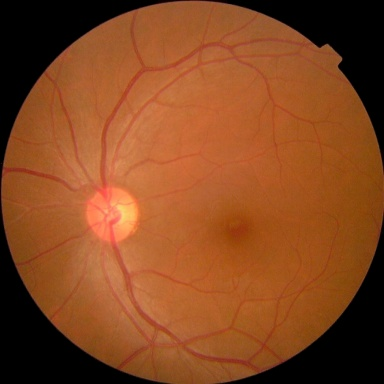
#> input picture data/aptos/images/s00r00000/s00r00000.jpg, 384 x 384 px; its folder holds only this picture in this run
$ python -i count_status.py   (imports and definitions only)   (older library calls are emulated)
#> lines starting #> are read from the running program, lines starting #| are printed output that depends on the picture; after the words box and inside, x2 and y2 are one past the last pixel; in counts of white or black regions, pixels touching at a corner belong together
import os
import cv2
import numpy as np
from concurrent.futures import ProcessPoolExecutor
import multiprocessing
import time

def extract_retinal_mask(rgbImg):
    gray = cv2.cvtColor(rgbImg, cv2.COLOR_BGR2GRAY)
    _, mask = cv2.threshold(gray, 10, 255, cv2.THRESH_BINARY)
    kernel = cv2.getStructuringElement(cv2.MORPH_ELLIPSE, (7,7))
    mask = cv2.morphologyEx(mask, cv2.MORPH_CLOSE, kernel)

    num_labels, labels, stats, centroids = cv2.connectedComponentsWithStats(mask, connectivity=8)
    if num_labels > 1:
        largest_label = 1 + np.argmax(stats[1:, cv2.CC_STAT_AREA])
        cleanMask = (labels == largest_label).astype(np.uint8) * 255
    else:
        cleanMask = mask

    x, y, w, h = cv2.boundingRect(cleanMask)
    if w > 0 and h > 0:
        sideLength = int(max(w, h))
        xCenter = x + w/2.0
        yCenter = y + h/2.0

        x_new = int(round(xCenter - sideLength/2.0))
        y_new = int(round(yCenter - sideLength/2.0))

        pad_left = max(0, -x_new)
        pad_top = max(0, -y_new)
        pad_right = max(0, (x_new + sideLength) - rgbImg.shape[1])
        pad_bottom = max(0, (y_new + sideLength) - rgbImg.shape[0])

        padded_img = cv2.copyMakeBorder(rgbImg, pad_top, pad_bottom, pad_left, pad_right, cv2.BORDER_CONSTANT, value=[0,0,0])
        padded_mask = cv2.copyMakeBorder(cleanMask, pad_top, pad_bottom, pad_left, pad_right, cv2.BORDER_CONSTANT, value=0)

        x_safe = x_new + pad_left
        y_safe = y_new + pad_top

        croppedImg = padded_img[y_safe:y_safe+sideLength, x_safe:x_safe+sideLength]
        cleanMask = padded_mask[y_safe:y_safe+sideLength, x_safe:x_safe+sideLength]
    else:
        croppedImg = rgbImg
        cleanMask = cleanMask

    return cleanMask, croppedImg

def assess_quality(rgbImg, mask):
    greenChannel = rgbImg[:,:,1]

    laplacian = cv2.Laplacian(greenChannel, cv2.CV_64F)
    laplacian[mask == 0] = 0
    valid_pixels = laplacian[mask > 0]
    focus_metric = np.var(valid_pixels) / 1000.0 if len(valid_pixels) > 0 else 0

    green_valid = greenChannel[mask > 0]
    contrast_metric = np.std(green_valid) / 255.0 if len(green_valid) > 0 else 0

    total_area = mask.shape[0] * mask.shape[1]
    fov_area = np.sum(mask > 0)
    fov_metric = fov_area / total_area

    mean_val = np.mean(green_valid) if len(green_valid) > 0 else 0
    std_val = np.std(green_valid) if len(green_valid) > 0 else 0
    illum_metric = 1.0 - (std_val / mean_val) if mean_val > 0 else 0

    return {
        'Focus': focus_metric,
        'Illumination': illum_metric,
        'FOV': fov_metric,
        'Contrast': contrast_metric
    }

def evaluate_iqa(metrics, thresholds):
    f_weight, i_weight, v_weight, c_weight = 0.35, 0.25, 0.20, 0.20

    f_score = min(metrics['Focus'] / thresholds['F_target'], 1.0)
    c_score = min(metrics['Contrast'] / thresholds['C_target'], 1.0)

    Q = (f_weight * f_score) + \
        (i_weight * metrics['Illumination']) + \
        (v_weight * metrics['FOV']) + \
        (c_weight * c_score)

    if Q < thresholds['Q_reject']:
        return "UNGRADABLE"
    elif Q < thresholds['Q_good']:
        return "BORDERLINE"
    else:
        return "ACCEPTABLE"

def process_single_image(src_path):
    thresholds = {
        'F_target': 0.0015,
        'C_target': 0.10,
        'Q_reject': 0.35,
        'Q_good': 0.55
    }
    try:
        rawImg = cv2.imread(src_path)
#> rawImg is the input picture: shape (384, 384, 3); mean B, G, R 32.8, 71.3, 133.1
        if rawImg is None:
            return "FAILED"

        mask, croppedImg = extract_retinal_mask(rawImg)
#> in extract_retinal_mask, `gray = cv2.cvtColor(rgbImg, cv2.COLOR_BGR2GRAY)`:
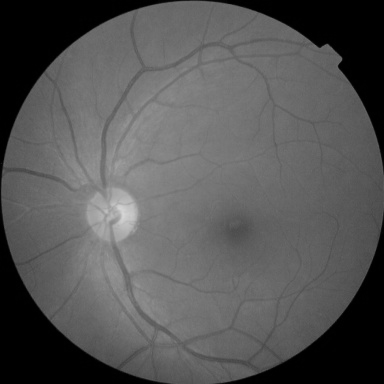
#> gray: shape (384, 384); min 0, max 214, mean 85.4
#> in extract_retinal_mask, `_, mask = cv2.threshold(gray, 10, 255, cv2.THRESH_BINARY)`:
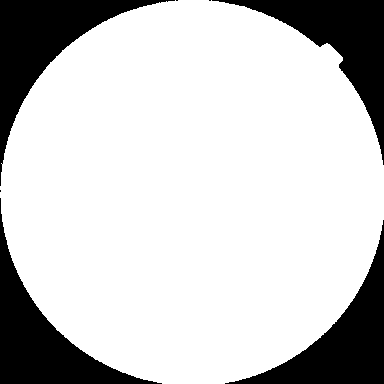
#> mask: shape (384, 384); 79.2% white; 7 black regions (3 under 20 px), largest, box (x1, y1, x2, y2) and area: (0, 0, 175, 186) 8029, (0, 198, 162, 384) 7710, (212, 0, 384, 165) 7456, (225, 220, 384, 384) 7410
#> in extract_retinal_mask, `mask = cv2.morphologyEx(mask, cv2.MORPH_CLOSE, kernel)`:
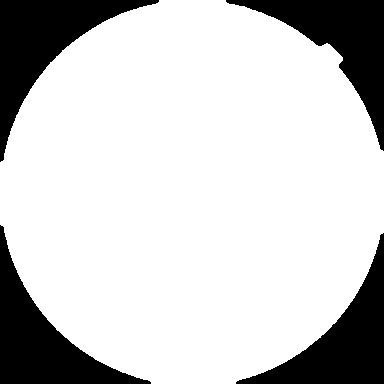
#> mask: shape (384, 384); 79.4% white; 4 black regions, box (x1, y1, x2, y2) and area: (0, 0, 159, 162) 7965, (0, 225, 151, 384) 7644, (226, 0, 384, 151) 7399, (236, 233, 384, 384) 7362
#> in extract_retinal_mask, `num_labels, labels, stats, centroids = cv2.connectedComponentsWithStat..`: num_labels = 2; stats = [[0, 0, 384, 384, 30370], [0, 0, 384, 384, 117086]]; centroids = [[187.5, 189.7], [192.5, 192]]
#> in extract_retinal_mask, `largest_label = 1 + np.argmax(stats[1:, cv2.CC_STAT_AREA])`: largest_label = 1
#> in extract_retinal_mask, `x, y, w, h = cv2.boundingRect(cleanMask)`: x = 0; w = 384
#> in extract_retinal_mask, `xCenter = x + w/2.0`: xCenter = 192
#> in extract_retinal_mask, `x_new = int(round(xCenter - sideLength/2.0))`: x_new = 0
        croppedImg = cv2.resize(croppedImg, (384, 384))
        mask = cv2.resize(mask, (384, 384))
        mask = (mask > 127).astype(np.uint8) * 255

        metrics = assess_quality(croppedImg, mask)
#> in assess_quality, `greenChannel = rgbImg[:,:,1]`:
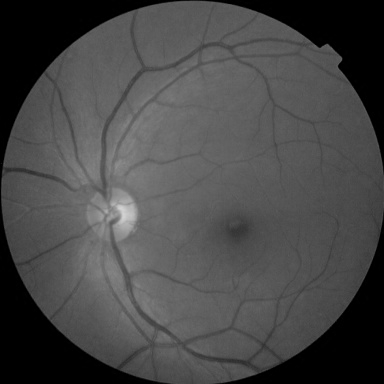
#> greenChannel: shape (384, 384); min 0, max 211, mean 71.3
#> in assess_quality, `laplacian = cv2.Laplacian(greenChannel, cv2.CV_64F)`:
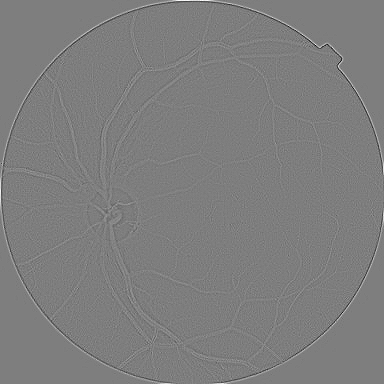
#> laplacian: shape (384, 384) float64; min -141, max 144, mean 0; drawn with min black and max white
#> in assess_quality, `laplacian[mask == 0] = 0`:
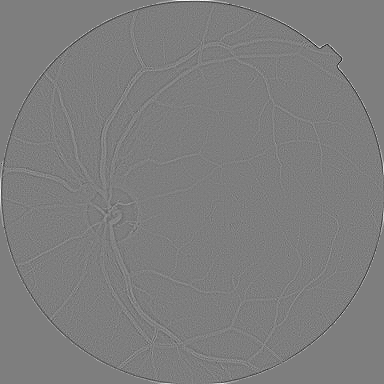
#> laplacian: shape (384, 384) float64; 3.67% of pixels changed, all inside (x1, y1, x2, y2) = (0, 0, 384, 384); drawn with min black and max white
#> in assess_quality, `focus_metric = np.var(valid_pixels) / 1000.0 if len(valid_pixels) > 0 ..`: focus_metric = 0.091
#> in assess_quality, `contrast_metric = np.std(green_valid) / 255.0 if len(green_valid) > 0 ..`: contrast_metric = 0.0675
#> in assess_quality, `fov_area = np.sum(mask > 0)`: fov_area = 117086
#> in assess_quality, `fov_metric = fov_area / total_area`: fov_metric = 0.794
#> in assess_quality, `mean_val = np.mean(green_valid) if len(green_valid) > 0 else 0`: mean_val = 89.81
#> in assess_quality, `std_val = np.std(green_valid) if len(green_valid) > 0 else 0`: std_val = 17.22
#> in assess_quality, `illum_metric = 1.0 - (std_val / mean_val) if mean_val > 0 else 0`: illum_metric = 0.808
#> metrics = {'Focus': 0.091, 'Illumination': 0.808, 'FOV': 0.794, 'Contrast': 0.0675}
        status = evaluate_iqa(metrics, thresholds)
#> in evaluate_iqa, `f_score = min(metrics['Focus'] / thresholds['F_target'], 1.0)`: f_score = 1
#> in evaluate_iqa, `c_score = min(metrics['Contrast'] / thresholds['C_target'], 1.0)`: c_score = 0.675
#> in evaluate_iqa, `Q = (f_weight * f_score) + \ (i_weight * metrics['Illumination']) + \ ..`: Q = 0.846
#> status = 'ACCEPTABLE'
        return status
    except Exception as e:
        return "FAILED"

def main():
    src_dir = r"E:\data384"
    image_tasks = []

    for root, dirs, files in os.walk(src_dir):
        for file in files:
            src_file = os.path.join(root, file)
            ext = os.path.splitext(file)[1].lower()
            if ext in ['.png', '.jpg', '.jpeg', '.bmp', '.tif', '.tiff']:
                image_tasks.append(src_file)

    acceptable_count = 0
    borderline_count = 0
    ungradable_count = 0
    failed_count = 0

    with ProcessPoolExecutor(max_workers=multiprocessing.cpu_count()) as executor:
        for status in executor.map(process_single_image, image_tasks):
            if status == "ACCEPTABLE":
                acceptable_count += 1
            elif status == "BORDERLINE":
                borderline_count += 1
            elif status == "UNGRADABLE":
                ungradable_count += 1
            else:
                failed_count += 1

    print(f"Total Images Evaluated: {len(image_tasks)}")
    print(f"ACCEPTABLE (Clinically OK, bypassed enhancement): {acceptable_count}")
    print(f"BORDERLINE (CLAHE & Bilateral run): {borderline_count}")
    print(f"UNGRADABLE (Rejected, poor quality): {ungradable_count}")
    print(f"FAILED (Unreadable format): {failed_count}")

# [2 lines not run here, left out]

>>> result = process_single_image('../data/aptos/images/s00r00000/s00r00000.jpg')
#> result = 'ACCEPTABLE'
